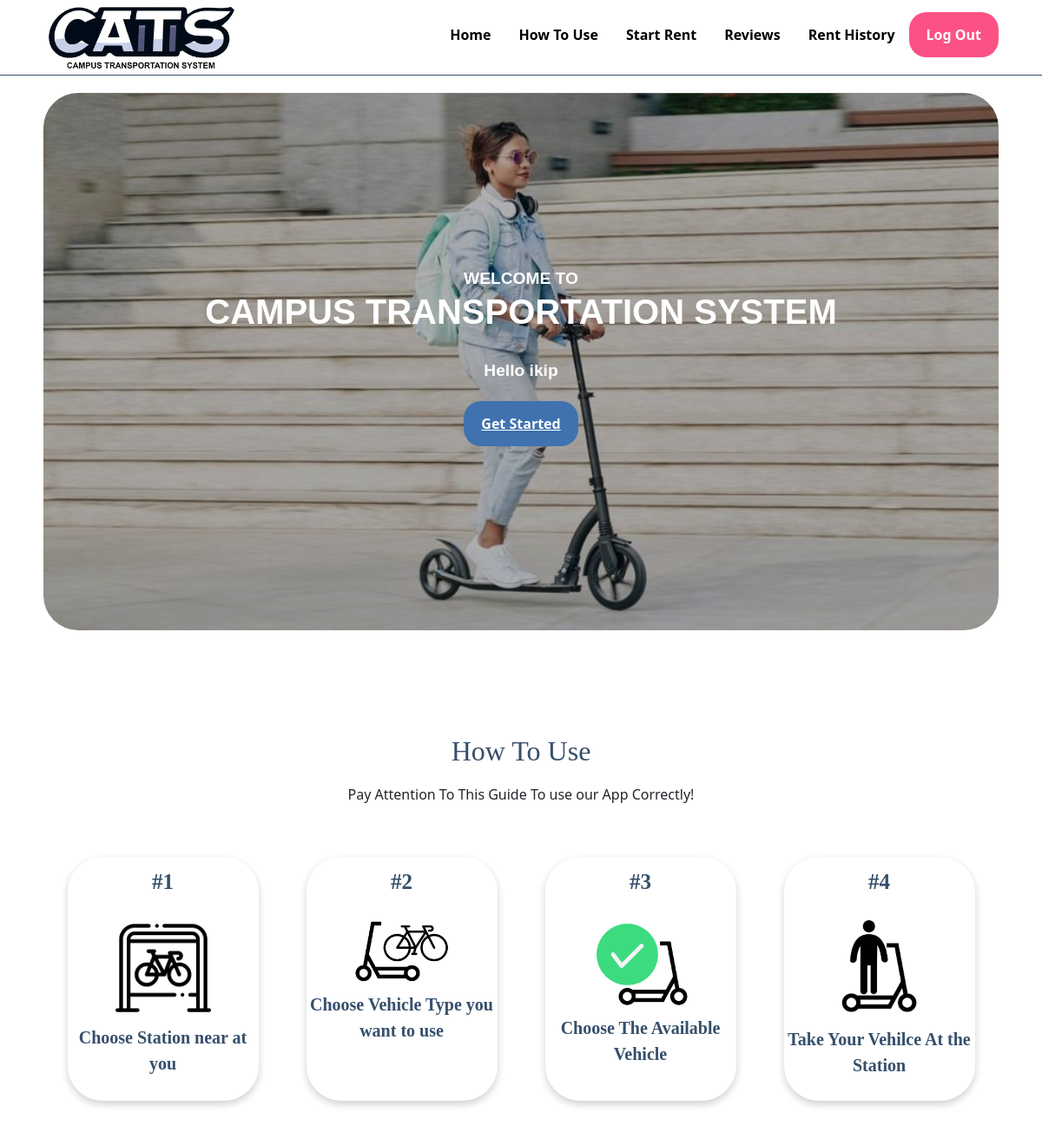
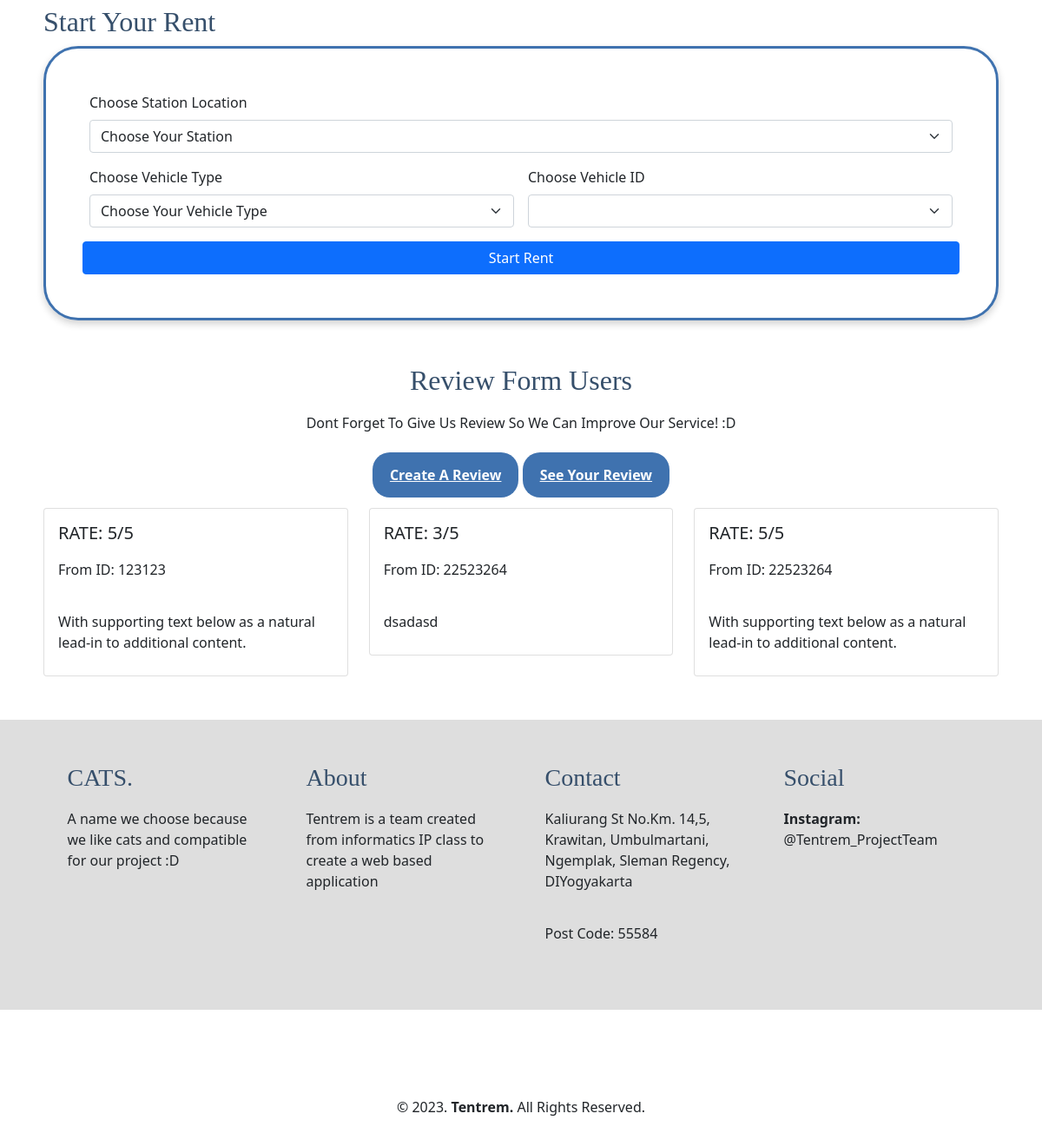
The page /client/home.php (signed in) on the database its author committed (2 pictures, top to bottom).
### tables this page shows
CREATE TABLE `reviews` (
  `reviewid` int(11) NOT NULL,
  `userid` int(11) DEFAULT NULL,
  `rating` int(11) NOT NULL,
  `comment` text DEFAULT NULL,
  `reviewdate` timestamp NOT NULL DEFAULT current_timestamp() ON UPDATE current_timestamp()
);

### client/home.php (the view, shortened to what this page needs)
<?php
@include '../config.php';
$result1 = mysqli_query($conn, "SELECT * FROM reviews ORDER BY reviewdate DESC");
?>
<!DOCTYPE html>
<html lang="en">
<head>
    <link rel="stylesheet" href="../css/style.css?v=<?php echo time(); ?>">
    <link href="https://cdn.jsdelivr.net/npm/bootstrap@5.0.2/dist/css/bootstrap.min.css" rel="stylesheet">
</head>
<body>
    <nav>
        <div class="wrapper">
            <div class="logo"><img src="../img/Logo.png" alt="" class="img" /></div>
            <div class="menu">
                <ul>
                    <li><a href="#Home">Home</a></li>
                    <li><a href="#How">How To Use</a></li>
                    <li><a href="#Rent">Start Rent</a></li>
                    <li><a href="#Review">Reviews</a></li>
                    <li><a href="../client/RentHistory.php">Rent History</a></li>
                    <li><a href="../loginmenu/logout.php" class="tbl-pink">Log Out</a></li>
                </ul>
            </div>
        </div>
    </nav>
    <div class="wrapper">
        <section id="Home">
            <div class="jumbotron">
                <b class="hometext" style="font-size: 1.2em;">WELCOME TO</b>
                <h1 class="hometext"><b>CAMPUS TRANSPORTATION SYSTEM</b></h1>
                <b class="hometext" style="font-size: 1.2em;">Hello <?php echo $_SESSION['user_name'] ?></b><br><br>
                <p><a href="#How" class="tbl-biru">Get Started</a></p>
            </div>
        </section>
        <section id="How">
            <div class="tengah">
                <div class="kolom">
                    <h2>How To Use</h2>
                    <p>Pay Attention To This Guide To use our App Correctly!</p>
                </div>
                <div class="tutor-list">
                    <div class="kartu-tutor">
                        <p class="par">#1</p>
                        <img class="pic" src="../client/img/station.png" />
                        <p class="deskripsi">Choose Station near at you</p>
                    </div>
                    <div class="kartu-tutor">
                        <p class="par">#2</p>
                        <img class="pic" src="../client/img/Scooter-Bike.png" />
                        <p class="deskripsi">Choose Vehicle Type you want to use</p>
                    </div>
                    <div class="kartu-tutor">
                        <p class="par">#3</p>
                        <img class="pic" src="../client/img/available.png" />
                        <p class="deskripsi">Choose The Available Vehicle</p>
                    </div>
                    <div class="kartu-tutor">
                        <p class="par">#4</p>
                        <img class="pic" src="../client/img/person.png" />
                        <p class="deskripsi">Take Your Vehilce At the Station</p>
                    </div>
                </div>
            </div>
        </section>
        <h2 id="Rent">Start Your Rent</h2>
        <section>
            <div class="rent">
                <form class="row g-3">
                    <div class="col-md-12">
                        <label for="stationid" class="form-label">Choose Station Location</label>
                        <?php
                        echo '<select id="stationid" name="stationid" class="form-select" onchange="updateVehicleIDs()">';
                        echo '<option>Choose Your Station</option>';
                        echo '</select>';
                        ?>
                    </div>
                    <div class="col-md-6">
                        <label for="vehicletype" class="form-label"> Choose Vehicle Type</label>
                        <select id="vehicletype" name="vehicletype" class="form-select" onchange="updateVehicleIDs()">
                            <option>Choose Your Vehicle Type</option>
                        </select>
                    </div>
                    <div class="col-md-6">
                        <label for="vehicleid" class="form-label">Choose Vehicle ID</label>
                        <select id="vehicleid" name="vehicleid" class="form-select"></select>
                    </div>
                    <input type="button" class="btn btn-primary" id="startRent" value="Start Rent">
                </form>
            </div>
        </section>
        <section id="Review">
            <div class="row">
                <div class="tengah">
                    <h2>Review Form Users</h2>
                    <p>Dont Forget To Give Us Review So We Can Improve Our Service! :D</p>
                    <p><a href="../client/review.php" class="tbl-biru">Create A Review</a> <a href="../client/reviewhistory.php" class="tbl-biru">See Your Review</a></p>
                </div>
                <?php
                $i = 0;
                while ($review = mysqli_fetch_array($result1)) {
                    if ($i >= 3) {
                        break;
                    } else {
                        echo "<div class=\"col-sm-4\">";
                        echo "<div class=\"card\">";
                        echo "<div class=\"card-body\">";
                        echo "<h5 class=\"card-title\">RATE: " . $review['rating'] . "/5</h5>";
                        echo "<p class=\"card-text\">From ID: " . $review['userid'] . "</p>";
                        echo "<p class=\"card-text\">" . $review['comment'] . "</p>";
                        echo "</div>";
                        echo "</div>";
                        echo "</div>";
                        $i++;
                    }
                }
                ?>
            </div>
        </section>
    </div>
    <?php include '../client/includes/footer.php'; ?>

### client/includes/footer.php
<div id="contact">
        <div class="wrapper">
            <div class="footer">
                <div class="footer-section">
                    <h3>CATS.</h3>
                    <p>A name we choose because we like cats and compatible for our project :D</p>
                </div>
                <div class="footer-section">
                    <h3>About</h3>
                    <p>Tentrem is a team created from informatics IP class to create a web based application</p>
                </div>
                <div class="footer-section">
                    <h3>Contact</h3>
                    <p>Kaliurang St No.Km. 14,5, Krawitan, Umbulmartani, Ngemplak, Sleman Regency, DIYogyakarta</p>
                    <p>Post Code: 55584</p>
                </div>
                <div class="footer-section">
                    <h3>Social</h3>
                    <p><b>Instagram: </b>@Tentrem_ProjectTeam</p>
                </div>
            </div>
        </div>
    </div>
    <div id="copyright">
        <div class="wrapper">
            &copy; 2023. <b>Tentrem.</b> All Rights Reserved.
        </div>
    </div>
</body>
</html>

### css/style.css (style rules this page uses)
* { text-decoration: none; margin: 0px; padding: 0px; }
body { margin: 0px; padding: 0px; font-family: 'Open Sans',sans-serif; }
.wrapper { width: 1100px; margin: auto; position: relative; }
.logo .img { width: 20%; float: left; margin: 5px; }
.menu { float: right; }
.jumbotron { background-image: url('../img/jumbotron.jpg'); background-size: cover; background-position: center; text-align: center; padding: 200px 0 200px 0; margin-top: 20px; margin-bottom: 20px; border-radius: 40px; position: relative; width: 100%; }
.jumbotron .hometext { font-family:sans-serif; color: #FFFFFF; margin-bottom: 30px; }
.img { width: 40%; margin: 20px; margin-bottom: 0; margin-left: 50px; border-radius: 20px; }
nav { width: 100%; margin: auto; display: flex; line-height: 80px; position: sticky; position: -webkit-sticky; top: 0; background: #FFFFFF; z-index: 1; border-bottom:1px solid #364f6b; }
nav ul { list-style-type: none; margin: 0; padding: 0; overflow: hidden; }
nav ul li { float: left; }
nav ul li a { color: black; font-weight: bold; text-align: center; padding: 0px 16px 0px 16px; text-decoration: none; }
section { margin: auto; display: flex; margin-bottom: 50px; }
.kolom { margin-top: 50px; margin-bottom: 50px; }
.deskripsi { font-size: 20px; font-weight: bold; font-family: 'comic sans ms'; color: #364f6b; }
h2 { font-family: 'comic sans ms'; font-weight: 800; font-size: 45px; margin-bottom: 20px; color: #364f6b; width: 100%; line-height: 50px; }
a.tbl-biru { background: #3f72af; border-radius: 20px; margin-top: 20px; padding: 15px 20px 15px 20px; color: #FFFFFF; cursor: pointer; font-weight: bold; }
a.tbl-pink { background: #fc5185; border-radius: 20px; margin-top: 20px; padding: 15px 20px 15px 20px; color: #FFFFFF; cursor: pointer; font-weight: bold; }
p { margin: 10px 0px 10px 0px; padding: 10px 0px 10px 0px; }
.rent { padding: 50px; width: 100%; border-radius: 40px; border-style: solid; border-color: #3f72af; box-shadow: 0 4px 8px 0 rgba(27, 27, 27, 0.2); }
.tengah { text-align: center; width: 100%; }
.tutor-list { width: 100%; position: relative; display: flex; flex-wrap: wrap; }
.kartu-tutor { width: 20%; margin: 0 auto; border-radius: 40px; box-shadow: 0 4px 8px 0 rgba(27, 27, 27, 0.2); }
.kartu-tutor img { width: 80%; margin: 0 auto; border-radius: 50%; }
.kartu-tutor .pic { width: 50%; border-radius: 0; }
.kartu-tutor .par { font-family: 'comic sans ms'; font-weight: 800; font-size: 25px; text-align: center; color: #364f6b; }
#contact { background: #dedede; padding:50px 0px 50px 0px; }
.footer { width: 100%; position: relative; display: flex; flex-wrap: wrap; margin: auto; }
.footer-section { width: 20%; margin: 0 auto; }
h3 { font-family: 'comic sans ms'; font-weight: 800; font-size: 30px; margin-bottom: 20px; color: #364f6b; width: 100%; line-height: 50px; }
#copyright { text-align: center; width: 100%; padding: 50px 0px 50px 0px; margin-top: 50px; }

### rows shown on the page
reviews: rating "5", userid "123123", comment "With supporting text below as a natural lead-in to additional content."
reviews: rating "3", userid "22523264", comment "dsadasd"
reviews: rating "5", userid "22523264", comment "With supporting text below as a natural lead-in to additional content."

### other values the page prints
$_SESSION['user_name'] "ikip"
